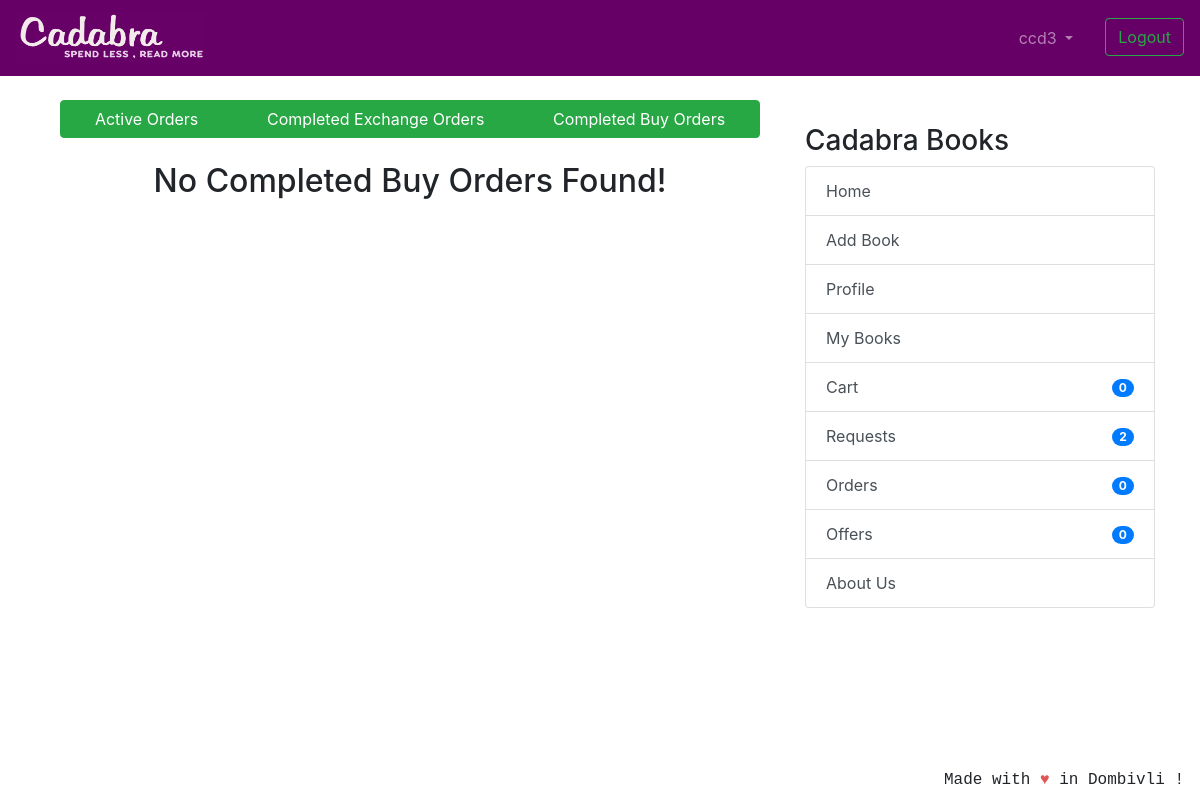
/transaction/orders/buy-orders (signed in), run on an earlier commit of the app's database.
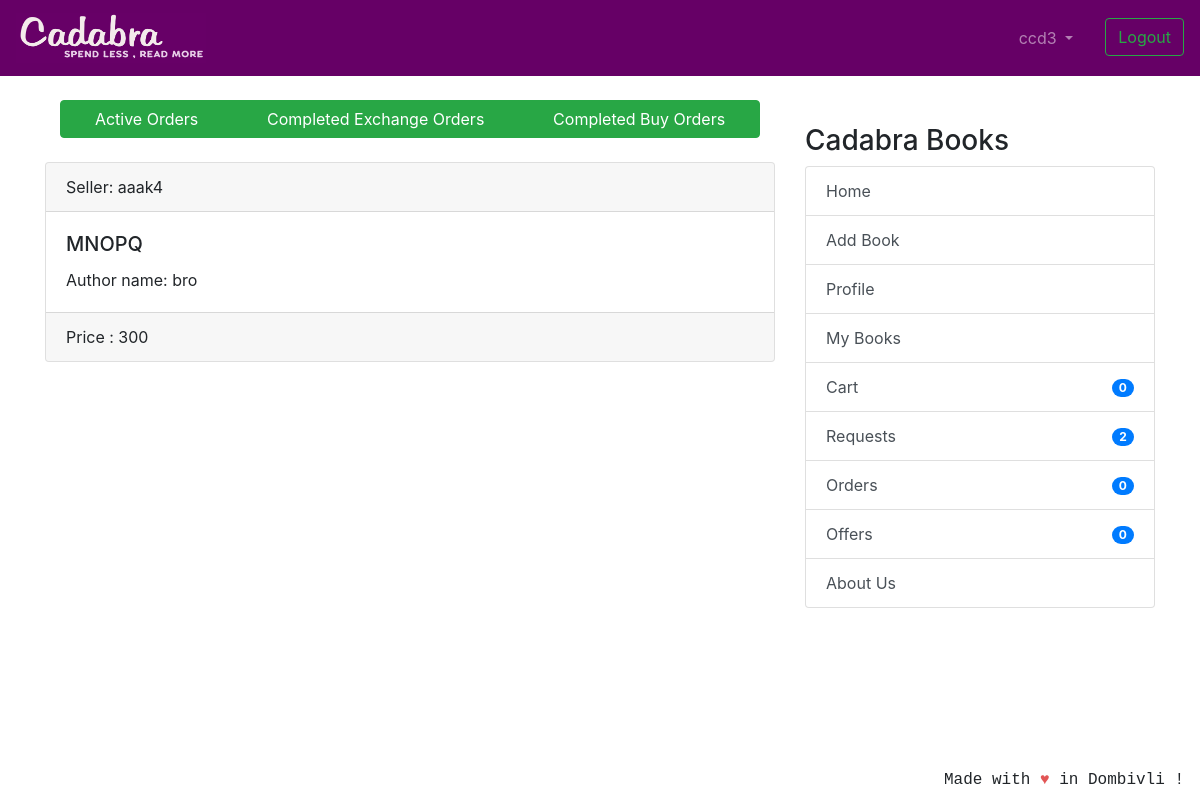
And on a later commit of the database.
### coreapp/models.py (models this page shows, shortened)
class CompletedBuyOrder(models.Model):
	user = models.ForeignKey(User, related_name='completed_user',
	                         blank=True, null=True, on_delete=models.CASCADE)
	book_name = models.CharField(max_length=100, blank=True, null=True)
	author_name = models.CharField(max_length=100, blank=True, null=True)
	seller = models.ForeignKey(
		User, related_name='completed_seller', blank=True, null=True,  on_delete=models.CASCADE)
	useraddress = models.ForeignKey(
		ShippingAddress, related_name='completed_address', blank=True, null=True, on_delete=models.CASCADE)
	selleraddress = models.ForeignKey(
		ShippingAddress, related_name='completed_selleraddress', blank=True, null=True, on_delete=models.CASCADE)
	date_ordered = models.DateTimeField(auto_now_add=True)
	total_price = models.IntegerField(null=True)

### transaction/views.py (the view)
# urls.py: path('orders/buy-orders', views.TransactionCompletedBuyOrder.as_view(), name='buy-order'),
class TransactionCompletedBuyOrder(LoginRequiredMixin, generic.ListView):
    model = CompletedBuyOrder
    template_name = 'transaction_completed_buy_order.html'
    context_object_name = 'buy_order'
    def get_queryset(self):
        return CompletedBuyOrder.objects.filter(user=self.request.user).order_by('date_ordered')

### nofapapp/context_processors.py (called while the page is built)
def add_variable_to_context(request):
    if request.user.id:
        orderitems = Order.objects.get(owner=request.user.profile)
        return {
            'requestscount': Requests.objects.filter(requester=request.user).count(),
            'offercount' : Requests.objects.filter(offerrer=request.user).count(),
            'orderscount': Transaction.objects.filter(Q(offerrer=request.user) | Q(requester=request.user)).count()+FinalBuyOrder.objects.filter(user=request.user).count(),
            'cartitemscount': orderitems.items.count(),
            'addresscheck': get_object_or_404(ShippingAddress, profile=get_object_or_404(Profile, user=request.user)).address1,
            }
    else:
        return {}

### templates/transaction_completed_buy_order.html (shortened to what this page needs)
{% extends 'base.html' %}
{% block content %}
<div class="btn-group container-fluid">
    <a href="{% url 'transaction:orders_view' %}" class="btn btn-success">Active Orders</a>
    <a href="{% url 'transaction:exchange-order' %}" class="btn btn-success">Completed Exchange Orders</a>
    <a href="{% url 'transaction:buy-order' %}" class="btn btn-success">Completed Buy Orders</a>
</div>
<br />
<br />
{% if buy_order %}
{% for order in buy_order %}
<div class="card text-left">
    <div class="card-header">
        Seller: {{ order.seller }}</a>
    </div>
    <div class="card-body">
        <h5 class="card-title">{{ order.book_name }}</h5>
        {% if order.author_name %}
        <p class="card-text">Author name: {{ order.author_name }}</p>
        {% endif %}
    </div>
    <div class="card-footer text-mutxed">
        Price : {{ order.total_price }}
    </div>
</div>
{% endfor %}
{% else %}
<h2 align="center">No Completed Buy Orders Found! </h2>
{% endif %}
{% endblock %}

What changed in the data, as far as the page shows it:
added CompletedBuyOrder: seller "aaak4", book_name "MNOPQ", author_name "bro", total_price "300"
Also different on the page:
text no longer shown: "No Completed Buy Orders Found!"
